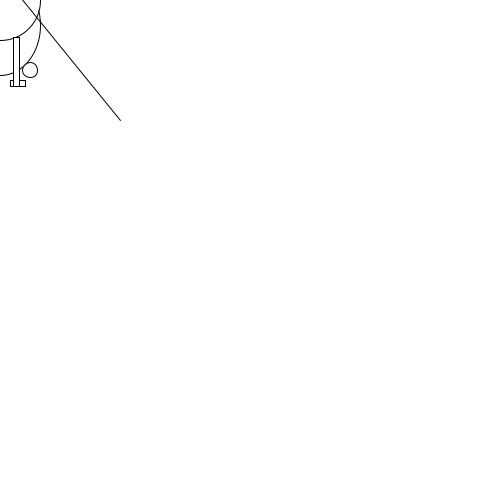
Frame 1 (no input)
Frame 60 (the mouse pressed at the canvas centre just before this capture): identical to frame 1, image omitted
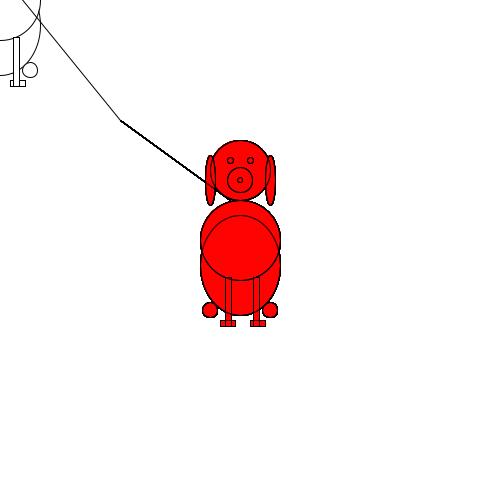
Frame 120 (the mouse held since frame 60 and released just before this capture)

The Processing sketch that drew these frames (run headless with seeded random() and noise(); from frame 60 on, the mouse is pressed at the canvas centre):

// Processing sketch: processing_54932
// ── processing_54932.pde

void setup() {
  size(480, 480);
}

void draw() {
  if (mousePressed) {
fill(255,0,0,63);
} else {
background(255);
}
  ellipse(mouseX, mouseY+25, 80, 100); // back body
  ellipse(mouseX, mouseY, 80, 80); //front body
  ellipse(mouseX, mouseY-70, 60, 60); // head
  ellipse(mouseX-10, mouseY-80, 6, 6); // eye 1
  ellipse(mouseX+10, mouseY-80, 6, 6); // eye 2
  rect(mouseX-20, mouseY+80, 15, 6); // foot 1
  rect(mouseX+10, mouseY+80, 15, 6); // foot 2
  rect(mouseX-15, mouseY+37, 6, 49); // leg 1
    rect(mouseX+13, mouseY+37, 6, 49); //leg 2
    line(mouseX-10, mouseY-40, 120, 120); // lead
  ellipse(mouseX, mouseY-60, 25, 25); //nozzle
  ellipse(mouseX, mouseY-60, 5, 5); //nose
  ellipse(mouseX-30, mouseY-60, 10, 50); //ear 1
  ellipse(mouseX+30, mouseY-60, 10, 50); //ear 2
  
  ellipse(mouseX-30, mouseY+70, 15, 15); //back foot 1
  ellipse(mouseX+30, mouseY+70, 15, 15); //back foot 2  
}
